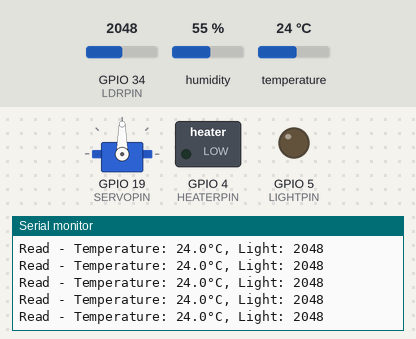
Bench run of a sketch on a simulated ESP32. Parts: servo, switched loads named in the sketch (green lamp = pin HIGH), output pins drawn as LEDs (lit = HIGH), the last lines printed to the serial monitor. The test bench sets the inputs (shaded band); at power-on: GPIO 34 (LDRPIN) = 2048, humidity 55 %, temperature 24 °C. WiFi joins after 1.5 s; servers stay silent unless stated.

Above: at 9.4 s.
9.5 s: GPIO 34 (LDRPIN) set to 1073
At 11.26 s:
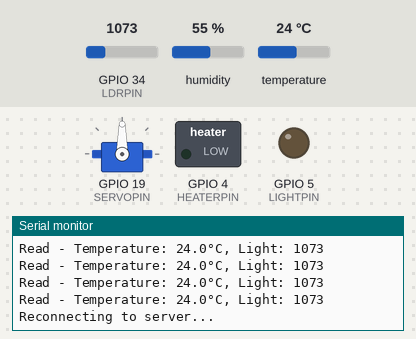
15.5 s: GPIO 34 (LDRPIN) set to 927
At 16.5 s:
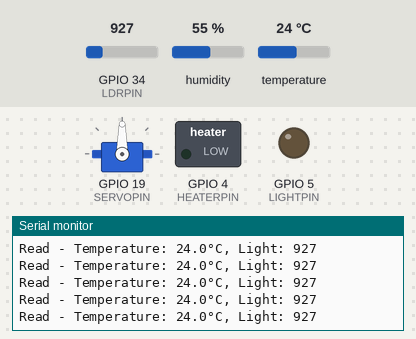
Timing chart, 0 to 18.5 s (numbered marks = the images above; inputs shaded):
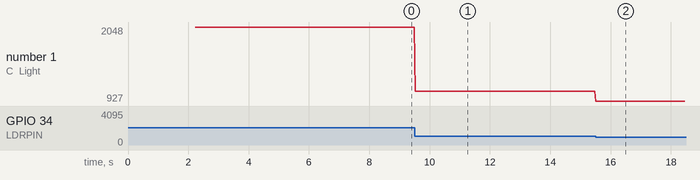

Measured:
- the behaviour switches between 1000 and 999 on GPIO 34 (LDRPIN) (found by bisection; images 1 and 2)
- after the input at 9.5 s, the serial monitor: prints a new line at once (image 1)
- after the input at 15.5 s, the serial monitor: prints a new line at once (image 2)
- plotted number 1: 2048 → 1073 after the input at 9.5 s, 1073 → 927 after the input at 15.5 s

The sketch:

Actuators_Sensors.ino
```cpp
#include <ESP32Servo.h>
#include <WiFi.h>
#include "DHT.h"
#include <WiFiClient.h>
#include "freertos/FreeRTOS.h"
#include "freertos/task.h"
#include "freertos/semphr.h"

// WiFi credentials
const char *ssid = "NOS-17A6";
const char *password = "WPSN47JG";

//const char *ssid = "MEO-CASA";
//const char *password = "229823683";

//const char *ssid = "IoTDEI2";
//const char *password = "#8tud3nt2024";

// Server details
const char *server_ip = "192.168.1.8";
const int server_port = 8080;

// DHT sensor configuration
#define DHTPIN 18
#define DHTTYPE DHT11
DHT dht(DHTPIN, DHTTYPE);

// LDR pin
#define LDRPIN 34

// Servo configuration
Servo blindsServo;
#define SERVOPIN 19

// LED pins for heater and lights
#define HEATERPIN 4
#define LIGHTPIN 5

// Task periods (in milliseconds)
#define READ_DATA_PERIOD 20
#define SEND_DATA_PERIOD 3000

// Tasks priorities (Since both tasks run on different cores the priority is the same)
#define PRIORITY 1

//Register for Lights
#define GPIO_OUT_REG 0x3FF44004
#define GPIO_OUT_W1TS_REG 0x3FF44008  // Register to set GPIO pins high
#define GPIO_OUT_W1TC_REG 0x3FF4400C  // Register to set GPIO pins low


// Struct for sensor data
struct SensorData {
    float temperature;
    int light_level;
};

// Global variables
WiFiClient client;
SensorData sensorData;
SemaphoreHandle_t sensorMutex;

// Inline assembly function to turn on light
void lightOnAssembly() {
  // ESP32 uses GPIO registers for pin control
  // GPIO5 is the LIGHTPIN in this case
  asm volatile (
    "movi a2, 0x3FF44000\n"   // Load GPIO output register base address
    "movi a3, (1 << 5)\n"     // Create bitmask for GPIO5 (1 << LIGHTPIN)
    "l32i a4, a2, 0x4\n"      // Load current GPIO output register value
    "or a4, a4, a3\n"         // Set the bit for GPIO5 high
    "s32i a4, a2, 0x4\n"      // Store back to GPIO output register
    ::: "a2", "a3", "a4", "memory"
  );
}

// Inline assembly function to turn off light
void lightOffAssembly() {
  asm volatile (
    "movi a2, 0x3FF44000\n"   // Load GPIO output register base address
    "movi a3, ~(1 << 5)\n"    // Create inverted bitmask for GPIO5
    "l32i a4, a2, 0x4\n"      // Load current GPIO output register value
    "and a4, a4, a3\n"        // Clear the bit for GPIO5
    "s32i a4, a2, 0x4\n"      // Store back to GPIO output register
    ::: "a2", "a3", "a4", "memory"
  );
}

// Optimized assembly function for GPIO control
// Parameter: state (1 for on, 0 for off)
void lightControlAssembly(bool state) {
    asm volatile (
        // Load appropriate register address based on state
        "movi    a2, %[set_reg]\n"      // Load GPIO SET register address
        "movi    a3, %[clear_reg]\n"    // Load GPIO CLEAR register address
        "mov     a4, %[state]\n"        // Load state parameter

        // Prepare GPIO mask (1 << 5 for GPIO5)
        "movi    a5, 1\n"               // Load 1
        "slli    a5, a5, 5\n"           // Shift to create mask for GPIO5

        // Choose between set and clear based on state
        "beqz    a4, clear\n"           // If state is 0, jump to clear

        // Set GPIO high
        "s32i    a5, a2, 0\n"           // Write to SET register
        "j       done\n"

        // Set GPIO low
        "clear:\n"
        "s32i    a5, a3, 0\n"           // Write to CLEAR register

        "done:\n"

        : // no outputs
        : [state] "r" (state),
          [set_reg] "i" (GPIO_OUT_W1TS_REG),    // GPIO SET register
          [clear_reg] "i" (GPIO_OUT_W1TC_REG)    // GPIO CLEAR register
        : "a2", "a3", "a4", "a5", "memory"
    );
}


// Function to handle commands from server
void handleCommand(String command) {
    if (command == "HEATER_ON\n") {
        digitalWrite(HEATERPIN, HIGH);
    } else if (command == "HEATER_OFF\n") {
        digitalWrite(HEATERPIN, LOW);
    } else if (command == "LIGHT_ON\n") {
        //digitalWrite(LIGHTPIN, HIGH);
        //lightOnAssembly();
        lightControlAssembly(1);
    } else if (command == "LIGHT_OFF\n") {
        //digitalWrite(LIGHTPIN, LOW);
        //lightOffAssembly();
        lightControlAssembly(0);
    } else if (command == "BLINDS_OPEN\n") {
        for (int pos = 180; pos <= 360; pos++) {
            blindsServo.write(pos);
            vTaskDelay(pdMS_TO_TICKS(15));
        }
    } else if (command == "BLINDS_HALF_OPEN\n") {
        for (int pos = 0; pos <= 180; pos++) {
            blindsServo.write(pos);
            vTaskDelay(pdMS_TO_TICKS(15));
        }
    } else if (command == "BLINDS_HALF_CLOSE\n") {
        for (int pos = 360; pos >= 180; pos--) {
            blindsServo.write(pos);
            vTaskDelay(pdMS_TO_TICKS(15));
        }
    } else if (command == "BLINDS_CLOSE\n") {
        for (int pos = 180; pos >= 0; pos--) {
            blindsServo.write(pos);
            vTaskDelay(pdMS_TO_TICKS(15));
        }
    }
}

// Read Data Sensors Task (Periodic, Priority 2)
void readDataTask(void *parameter) {
    TickType_t xLastWakeTime = xTaskGetTickCount();
    const TickType_t xPeriod = pdMS_TO_TICKS(READ_DATA_PERIOD);

    while (1) {
        // Record start time
        unsigned long startTime = micros();

        // Read sensors
        float temp = dht.readTemperature();
        int light = analogRead(LDRPIN);

        if (!isnan(temp)) {
            // Update shared data with mutex protection
            xSemaphoreTake(sensorMutex, portMAX_DELAY);
            sensorData.temperature = temp;
            sensorData.light_level = light;
            xSemaphoreGive(sensorMutex);

            Serial.printf("Read - Temperature: %.1f°C, Light: %d\n", temp, light);
        }

        // Calculate execution time
        //unsigned long executionTime = micros() - startTime;
        //Serial.printf("Read Task Execution Time: %lu microseconds\n", executionTime);

        // Wait for next period
        vTaskDelayUntil(&xLastWakeTime, xPeriod);
    }
}

// Send Data Sensors Task (Periodic, Priority 1)
void sendDataTask(void *parameter) {
    TickType_t xLastWakeTime = xTaskGetTickCount();
    const TickType_t xPeriod = pdMS_TO_TICKS(SEND_DATA_PERIOD);

    while (1) {
        // Record start time
        unsigned long startTime = micros();

        if (client.connected()) {
            // Get sensor data with mutex protection
            xSemaphoreTake(sensorMutex, portMAX_DELAY);
            float temp = sensorData.temperature;
            int light = sensorData.light_level;
            xSemaphoreGive(sensorMutex);

            // Send data to server
            String data = String(temp) + "," + String(light) + "\n";
            client.print(data);
            Serial.printf("Sent: %s", data.c_str());

            // Check for and handle incoming commands
            while (client.available()) {
                String command = client.readStringUntil('\n') + "\n";
                handleCommand(command);
            }
        } else {
            // Attempt to reconnect
            Serial.println("Reconnecting to server...");
            client.connect(server_ip, server_port);
        }

        // Calculate execution time
       // unsigned long executionTime = micros() - startTime;
        //Serial.printf("Send Task Execution Time: %lu microseconds\n", executionTime);

        // Wait for next period
        vTaskDelayUntil(&xLastWakeTime, xPeriod);
    }
}

void setup() {
    Serial.begin(9600);

    // Initialize mutex
    sensorMutex = xSemaphoreCreateMutex();

    // Initialize hardware
    analogSetAttenuation(ADC_11db);
    dht.begin();
    blindsServo.attach(SERVOPIN);
    pinMode(HEATERPIN, OUTPUT);
    pinMode(LIGHTPIN, OUTPUT);

    // Set default states
    digitalWrite(HEATERPIN, LOW);
    digitalWrite(LIGHTPIN, LOW);

    // Connect to WiFi
    WiFi.begin(ssid, password);
    while (WiFi.status() != WL_CONNECTED) {
        delay(1000);
        Serial.println("Connecting to WiFi...");
    }
    Serial.println("Connected to WiFi");

    // Connect to server
    while (!client.connect(server_ip, server_port)) {
        Serial.println("Connection to server failed. Retrying...");
        delay(5000);
    }
    Serial.println("Connected to server");

    // Create tasks
    xTaskCreatePinnedToCore(
        readDataTask,                // Task function
        "ReadDataTask",             // Name
        4096,                       // Stack size
        NULL,                       // Parameters
        PRIORITY,
        NULL,                       // Task handle
        1                          // Core ID (1 = secondary core)
    );

    xTaskCreatePinnedToCore(
        sendDataTask,               // Task function
        "SendDataTask",            // Name
        4096,                      // Stack size
        NULL,                      // Parameters
        PRIORITY,
        NULL,                      // Task handle
        0                         // Core ID (0 = primary core)
    );
}

void loop() {
    // Empty loop - tasks handle everything
    vTaskDelete(NULL);
}
```
